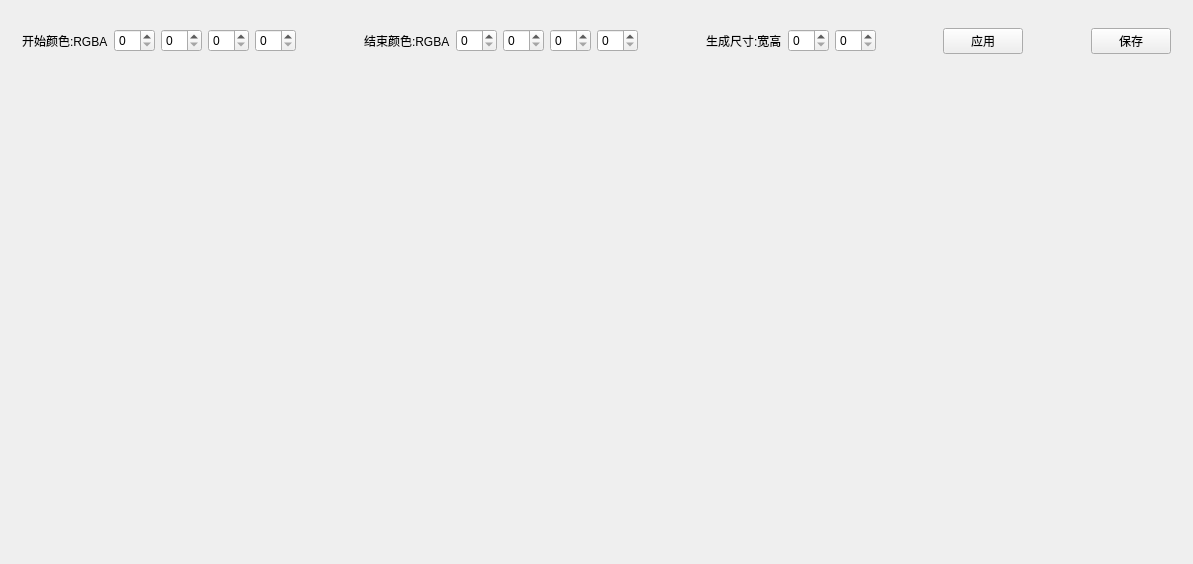
<?xml version="1.0" encoding="UTF-8"?>
<ui version="4.0">
 <class>Widget</class>
 <widget class="QWidget" name="Widget">
  <property name="geometry">
   <rect>
    <x>0</x>
    <y>0</y>
    <width>1193</width>
    <height>564</height>
   </rect>
  </property>
  <property name="windowTitle">
   <string>Widget</string>
  </property>
  <layout class="QVBoxLayout" name="verticalLayout">
   <item>
    <widget class="QWidget" name="widgetControlArea" native="true">
     <property name="maximumSize">
      <size>
       <width>16777215</width>
       <height>60</height>
      </size>
     </property>
     <layout class="QHBoxLayout" name="horizontalLayout">
      <item>
       <widget class="QLabel" name="labelBeginColor">
        <property name="text">
         <string>开始颜色:RGBA</string>
        </property>
       </widget>
      </item>
      <item>
       <widget class="QSpinBox" name="spinBoxBGR"/>
      </item>
      <item>
       <widget class="QSpinBox" name="spinBoxBGG"/>
      </item>
      <item>
       <widget class="QSpinBox" name="spinBoxBGB"/>
      </item>
      <item>
       <widget class="QSpinBox" name="spinBoxBGA"/>
      </item>
      <item>
       <spacer name="horizontalSpacer">
        <property name="orientation">
         <enum>Qt::Horizontal</enum>
        </property>
        <property name="sizeHint" stdset="0">
         <size>
          <width>40</width>
          <height>20</height>
         </size>
        </property>
       </spacer>
      </item>
      <item>
       <widget class="QLabel" name="labelEndColor">
        <property name="text">
         <string>结束颜色:RGBA</string>
        </property>
       </widget>
      </item>
      <item>
       <widget class="QSpinBox" name="spinBoxEDR"/>
      </item>
      <item>
       <widget class="QSpinBox" name="spinBoxEDG"/>
      </item>
      <item>
       <widget class="QSpinBox" name="spinBoxEDB"/>
      </item>
      <item>
       <widget class="QSpinBox" name="spinBoxEDA"/>
      </item>
      <item>
       <spacer name="horizontalSpacer_2">
        <property name="orientation">
         <enum>Qt::Horizontal</enum>
        </property>
        <property name="sizeHint" stdset="0">
         <size>
          <width>40</width>
          <height>20</height>
         </size>
        </property>
       </spacer>
      </item>
      <item>
       <widget class="QLabel" name="labelSize">
        <property name="text">
         <string>生成尺寸:宽高</string>
        </property>
       </widget>
      </item>
      <item>
       <widget class="QSpinBox" name="spinBoxSZW"/>
      </item>
      <item>
       <widget class="QSpinBox" name="spinBoxSZH"/>
      </item>
      <item>
       <spacer name="horizontalSpacer_3">
        <property name="orientation">
         <enum>Qt::Horizontal</enum>
        </property>
        <property name="sizeHint" stdset="0">
         <size>
          <width>40</width>
          <height>20</height>
         </size>
        </property>
       </spacer>
      </item>
      <item>
       <widget class="QPushButton" name="pushButtonApply">
        <property name="text">
         <string>应用</string>
        </property>
       </widget>
      </item>
      <item>
       <spacer name="horizontalSpacer_4">
        <property name="orientation">
         <enum>Qt::Horizontal</enum>
        </property>
        <property name="sizeHint" stdset="0">
         <size>
          <width>40</width>
          <height>20</height>
         </size>
        </property>
       </spacer>
      </item>
      <item>
       <widget class="QPushButton" name="pushButtonSave">
        <property name="text">
         <string>保存</string>
        </property>
       </widget>
      </item>
     </layout>
    </widget>
   </item>
   <item>
    <widget class="QWidget" name="widgetPaintArea" native="true"/>
   </item>
  </layout>
 </widget>
 <layoutdefault spacing="6" margin="11"/>
 <resources/>
 <connections/>
</ui>
